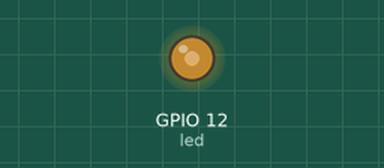
This program was run on a simulated ESP8266 board running MicroPython. On the bench: output pins drawn as LEDs (lit = HIGH).

Above: at 0.05 s.
At 0.9 s:
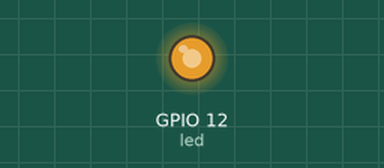
At 1.55 s:
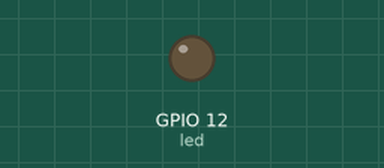
At 1.9 s:
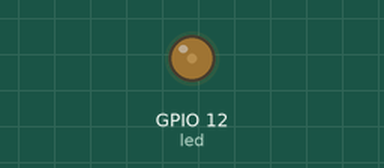
Timing chart, 0 to 4.6 s (numbered marks = the images above):
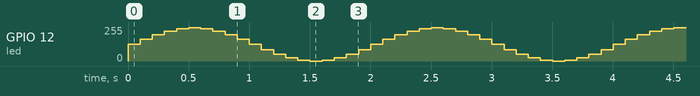

The program:

pwm_servo.py
```python
import machine, time, math

def pulse(led, delay):
    for i in range(200):
        led.duty(int(math.sin(i/10*math.pi)*500 + 500))
        time.sleep_ms(delay)


led = machine.PWM(machine.Pin(12), freq=50)

led.duty(0)

while True:
    pulse(led,100)
```
